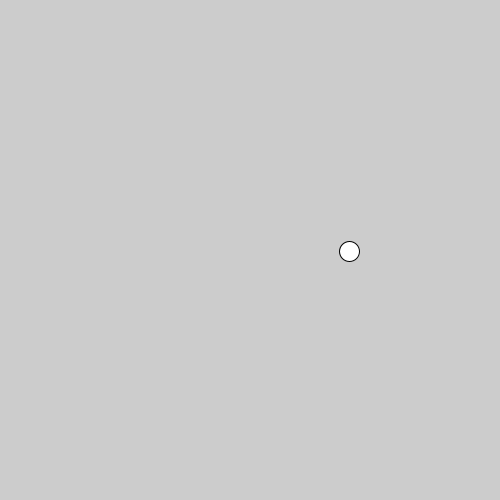
Frame 1 (no input)
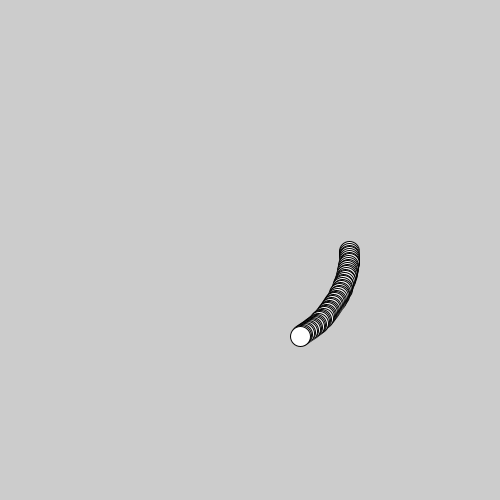
Frame 60 (the mouse pressed at the canvas centre just before this capture)
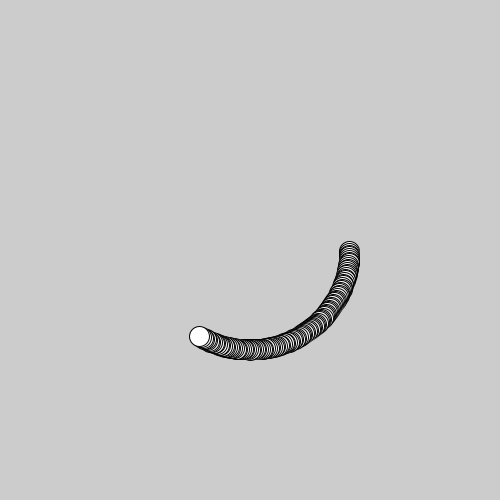
Frame 120 (the mouse held since frame 60 and released just before this capture)

The Processing sketch that drew these frames (run headless with seeded random() and noise(); from frame 60 on, the mouse is pressed at the canvas centre):

// Processing sketch: vector_rotation_1
// ── vector_rotation_1.pde
PVector offset=new PVector(100, 0);
PVector center=new PVector(0, 0);
float radius=10;

void setup() {
  size(500, 500);
  center.set(width/2, height/2);
}

void draw() {
  offset.rotate(radians(1));  
  PVector position=PVector.add(offset, center); 
  ellipse(position.x, position.y, radius*2, radius*2);
}
